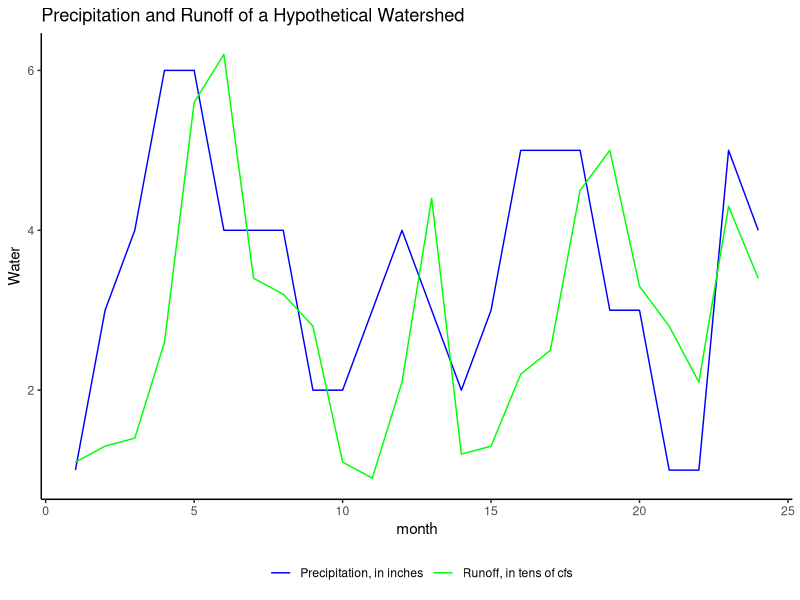
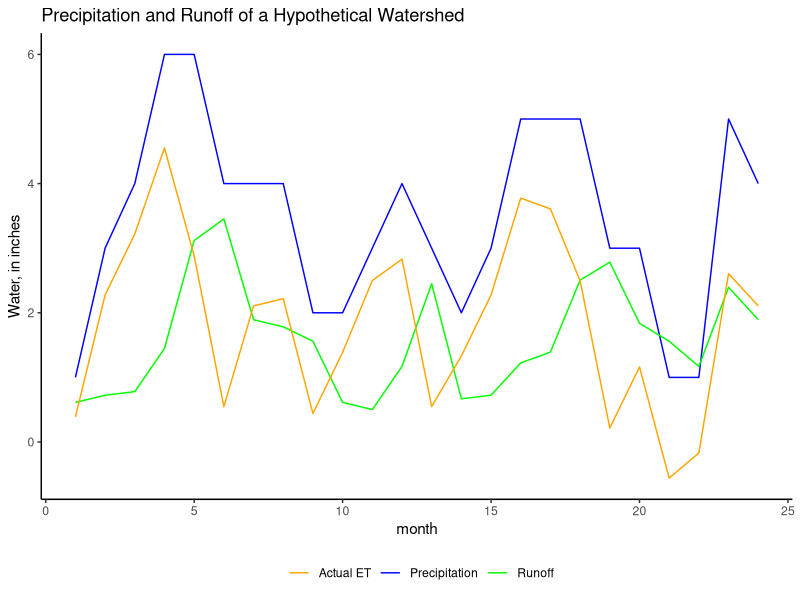

Here is the R script that generated these plots, in order:
## ---- chunk 1
knitr::opts_chunk$set(echo = TRUE, warning = FALSE, message = FALSE)
## ---- chunk 2
# If you need to you should 'install.packages("here")'
library("tidyverse") # load the tidyverse package 
# library("lubridate")
# library("janitor")
library("here")
here::here() # this checks where R thinks the working directory is...
## ---- chunk 3
# monthly total precipitation in inches for a 150-square mile watershed
precip <- c(1, 3, 4, 6, 6, 4, 4, 4, 2, 2, 3, 4, 3, 2, 3, 5, 5, 5, 3, 3,
            1, 1, 5, 4) # vector
precip <- as.data.frame(precip) %>%      # vector -> data.frame
  rename(P_in = precip) # avoid problems by renaming the variable 

# daily average streamflow in cfs
streamflow <- c(11, 13, 14, 26, 56, 62, 34, 32, 28, 11, 9, 21, 44, 12, 13, 22, 25, 45, 50, 33, 28, 21, 43, 34) # vector

streamflow <- as.data.frame(streamflow) %>%   # vector -> data.frame
  rename(Q_cfs = streamflow)  # rename the variable 

# bind the dataframes together with bind_col
data <- bind_cols(precip, streamflow)
rm(precip, streamflow)

# add on the area to the dataframe and make a column for months
data <- data %>%
  mutate(area_sqmi = 20)

data$month <- rownames(data)  # take the rownames and make them months

data <- data %>%
  mutate(month = as.integer(month)) %>%   # character -> integer
  select(month,area_sqmi, everything())  # arrange order of cols
## ---- chunk 4
ggplot(data, aes(month)) +
  geom_line(aes(y = P_in, color = "Precipitation, in inches")) +
  geom_line(aes(y = Q_cfs/10, color = "Runoff, in tens of cfs")) +
  scale_colour_manual(values = c("blue", "green")) +
  ggtitle("Precipitation and Runoff of a Hypothetical Watershed") +
  theme_classic() +
  ylab("Water") +
  labs(color = '') +
  theme(legend.position = "bottom")


## ---- chunk 5
# check on the summary of the data
summary(data)
## ---- chunk 6
# the average precip is about 3.5 in/mo = 42 in/yr
P_ave <- 3.5 # in/mo
# the streamflow is about 19 cfs
Q_ave <- 27 # cubic feet per second
area <- 20 # sqmi
# lets use that information to help us to make sure we are on track

# for precip
P_vol <- P_ave/12 * area * 640   # in -> ft & sqmi -> acre, so acre-ft/mon
# that's about 3,700 acre feet of water per month.

# for streamflow
Q_vol <- Q_ave * 1.98 * 30 # cfs -> acre-ft/day & day -> mon, so acre-ft/mon
# thats 1,600 acre-feet of water per month

P_Q_ratio <- Q_vol/P_vol
# so we can guess there is about 40% as runoff
## ---- chunk 7
# Calculate an effective depth of streamflow, or Q / A = depth/time
# we could do this many different ways.  This way uses acre-ft

# calculate watershed area in acres
data <- data %>%
  mutate(area_acres = area_sqmi * 640)

# calculate streamflow volume as acre-ft/day & acre-ft/month
data <- data %>%
  mutate(Q_acft_mo = Q_cfs * 59.4) 

# calculate streamflow and AET as inches per month
data <- data %>%
  mutate(Q_in = 12* Q_acft_mo/area_acres) %>%
  select(-area_acres) %>%
  select(-Q_acft_mo) %>%
  mutate(AET = P_in - Q_in)

# Calculate overall water budget
# start by removing the old values 
rm(area, P_ave, P_Q_ratio, P_vol, Q_ave, Q_vol)
P_sum = sum(data$P_in)
Q_sum = sum(data$Q_in)
AET_sum = sum(data$AET)
AET_percent = AET_sum/P_sum
Q_percent = Q_sum/P_sum
## ---- chunk 8
ggplot(data, aes(month)) +
  geom_line(aes(y = P_in, color = "Precipitation")) +
  geom_line(aes(y = Q_in, color = "Runoff")) +
  geom_line(aes(y = AET, color = "Actual ET")) +
  scale_colour_manual(values = c("orange", "blue", "green")) +
  ggtitle("Precipitation and Runoff of a Hypothetical Watershed") +
  theme_classic() +
  ylab("Water, in inches") +
  labs(color = '') +
  theme(legend.position = "bottom")
## ---- chunk 9
rm(list = ls())
hour   <- seq(1, 24, by = 1) # hours of the day 
temp_C <- c(16.08, 15.28, 14.68, 14.25, 14.01, 13.13, 13.16, 14.38, 16.81, 20.68, 23.68, 26.70, 28.26, 29.19, 30.26, 30.78, 30.96, 30.92, 30.43, 29.56, 27.08, 23.6, 21.76, 20.78) # temperature degree C
RH <- c(96.6, 98.4, 99, 99.3, 99.7, 100, 100, 100, 94.7, 81.6, 71.1, 62.9, 50.2, 49.3, 46.3, 45.7, 46.9, 47.8, 50.4, 58.7, 69.8, 83.2, 89.4, 93.5)

# convert to dataframes
hour <- as.data.frame(hour)
temp_C <- as.data.frame(temp_C)
RH <- as.data.frame(RH)

# bind the dataframes together with bind_col
data <- bind_cols(hour, temp_C, RH)
rm(hour, temp_C, RH)

data <- data %>%
  mutate(e_s = exp((16.78 * temp_C - 116.9) / (temp_C + 237.3))) %>%
  mutate(vap_def = e_s * (1 - RH/100))
